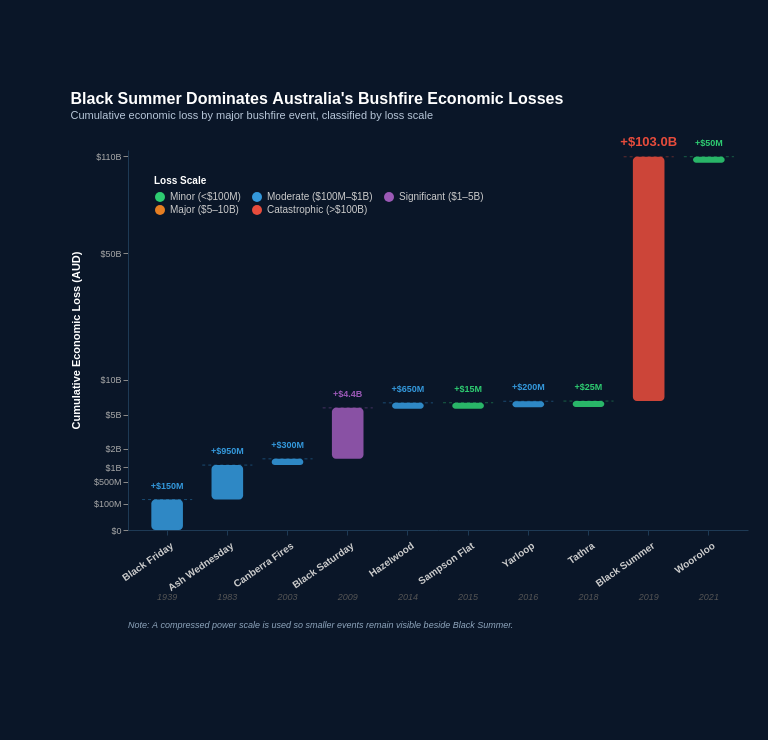

Write the Vega-Lite specification saved for this chart.
### Vega specification from a JSON file in a GitHub repository (floating-point values rounded to 4 significant figures)
{"$schema": "https://vega.github.io/schema/vega/v5.json", "width": 620, "height": 380, "padding": {"left": 70, "right": 20, "top": 90, "bottom": 110}, "background": "#0a1628", "title": {"text": "Black Summer Dominates Australia's Bushfire Economic Losses", "subtitle": "Cumulative economic loss by major bushfire event, classified by loss scale", "color": "#ffffff", "subtitleColor": "#b8c7d9", "fontSize": 16, "subtitleFontSize": 11, "anchor": "start", "offset": 15}, "data": [{"name": "source", "values": [{"event": "Black Friday", "year": "1939", "loss": 150, "prev": 0, "end": 150, "category": "Moderate ($100M–$1B)"}, {"event": "Ash Wednesday", "year": "1983", "loss": 950, "prev": 150, "end": 1100, "category": "Moderate ($100M–$1B)"}, {"event": "Canberra Fires", "year": "2003", "loss": 300, "prev": 1100, "end": 1400, "category": "Moderate ($100M–$1B)"}, {"event": "Black Saturday", "year": "2009", "loss": 4400, "prev": 1400, "end": 5800, "category": "Significant ($1–5B)"}, {"event": "Hazelwood", "year": "2014", "loss": 650, "prev": 5800, "end": 6450, "category": "Moderate ($100M–$1B)"}, {"event": "Sampson Flat", "year": "2015", "loss": 15, "prev": 6450, "end": 6465, "category": "Minor (<$100M)"}, {"event": "Yarloop", "year": "2016", "loss": 200, "prev": 6465, "end": 6665, "category": "Moderate ($100M–$1B)"}, {"event": "Tathra", "year": "2018", "loss": 25, "prev": 6665, "end": 6690, "category": "Minor (<$100M)"}, {"event": "Black Summer", "year": "2019", "loss": 103000, "prev": 6690, "end": 109690, "category": "Catastrophic (>$100B)"}, {"event": "Wooroloo", "year": "2021", "loss": 50, "prev": 109690, "end": 109740, "category": "Minor (<$100M)"}]}], "signals": [{"name": "barWidth", "update": "bandwidth('x') * 0.75"}], "scales": [{"name": "x", "type": "band", "domain": {"data": "source", "field": "event"}, "range": "width", "padding": 0.3}, {"name": "y", "type": "pow", "exponent": 0.38, "domain": [0, 115000], "range": [{"signal": "height"}, 0]}, {"name": "color", "type": "ordinal", "domain": ["Minor (<$100M)", "Moderate ($100M–$1B)", "Significant ($1–5B)", "Major ($5–10B)", "Catastrophic (>$100B)"], "range": ["#2ECC71", "#3498DB", "#9B59B6", "#E67E22", "#E74C3C"]}], "axes": [{"orient": "bottom", "scale": "x", "labelColor": "#cccccc", "labelFontSize": 10, "labelFontWeight": "bold", "domainColor": "#1e3a55", "tickColor": "#1e3a55", "encode": {"labels": {"update": {"angle": {"value": -35}, "align": {"value": "right"}, "dy": {"value": 4}}}}}, {"orient": "left", "scale": "y", "labelColor": "#aaaaaa", "labelFontSize": 9, "domainColor": "#1e3a55", "gridColor": "#1e2d45", "gridDash": [3, 3], "title": "Cumulative Economic Loss (AUD)", "titleColor": "#ffffff", "titleFontSize": 11, "titlePadding": 12, "values": [0, 100, 500, 1000, 2000, 5000, 10000, 50000, 110000], "encode": {"labels": {"update": {"text": {"signal": "datum.value === 0 ? '$0' : datum.value >= 1000 ? '$' + (datum.value / 1000) + 'B' : '$' + datum.value + 'M'"}}}}}], "marks": [{"type": "rule", "from": {"data": "source"}, "encode": {"enter": {"x": {"scale": "x", "field": "event", "offset": -4}, "x2": {"signal": "scale('x', datum.event) + bandwidth('x') + 4"}, "y": {"scale": "y", "field": "end"}, "stroke": {"scale": "color", "field": "category"}, "strokeWidth": {"value": 1}, "opacity": {"value": 0.4}, "strokeDash": {"value": [3, 3]}}}}, {"type": "rect", "from": {"data": "source"}, "encode": {"enter": {"x": {"signal": "scale('x', datum.event) + (bandwidth('x') - barWidth) / 2"}, "width": {"signal": "barWidth"}, "fill": {"scale": "color", "field": "category"}, "opacity": {"value": 0.88}, "cornerRadius": {"value": 4}, "tooltip": {"signal": "{'Event': datum.event + ' (' + datum.year + ')', 'Loss Scale': datum.category, 'Added Loss': datum.loss >= 1000 ? '$' + format(datum.loss / 1000, '.1f') + 'B' : '$' + datum.loss + 'M', 'Running Total': datum.end >= 1000 ? '$' + format(datum.end / 1000, '.1f') + 'B' : '$' + datum.end + 'M'}"}}, "update": {"y": {"scale": "y", "field": "end"}, "y2": {"signal": "max(scale('y', datum.prev), scale('y', datum.end) + 6)"}}, "hover": {"opacity": {"value": 1}, "cursor": {"value": "pointer"}}}}, {"type": "text", "from": {"data": "source"}, "encode": {"enter": {"x": {"signal": "scale('x', datum.event) + bandwidth('x') / 2"}, "align": {"value": "center"}, "fill": {"scale": "color", "field": "category"}, "fontSize": {"signal": "datum.category === 'Catastrophic (>$100B)' ? 13 : 9"}, "fontWeight": {"value": "bold"}, "text": {"signal": "datum.loss >= 1000 ? '+$' + format(datum.loss / 1000, '.1f') + 'B' : '+$' + datum.loss + 'M'"}}, "update": {"y": {"scale": "y", "field": "end", "offset": -11}}}}, {"type": "text", "from": {"data": "source"}, "encode": {"enter": {"x": {"signal": "scale('x', datum.event) + bandwidth('x') / 2"}, "y": {"signal": "height + 70"}, "align": {"value": "center"}, "fill": {"value": "#555555"}, "fontSize": {"value": 9}, "fontStyle": {"value": "italic"}, "text": {"field": "year"}}}}, {"type": "text", "encode": {"enter": {"x": {"value": 0}, "y": {"signal": "height + 98"}, "align": {"value": "left"}, "fill": {"value": "#8fa6bd"}, "fontSize": {"value": 9}, "fontStyle": {"value": "italic"}, "text": {"value": "Note: A compressed power scale is used so smaller events remain visible beside Black Summer."}}}}], "legends": [{"fill": "color", "orient": "top-left", "direction": "horizontal", "columns": 3, "labelColor": "#cccccc", "titleColor": "#ffffff", "labelFontSize": 10, "titleFontSize": 10, "title": "Loss Scale", "padding": 8, "symbolType": "circle"}]}
